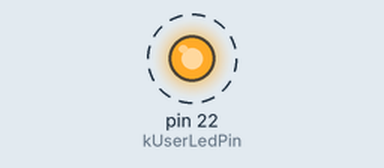
Bench run of a sketch on a simulated Arduino Mega 2560, built with avr-gcc and run on an emulated ATmega2560. Shown: output pins drawn as LEDs (lit = HIGH). Dashed ring = blinking.

Above: at 0.2 s.
Timing chart, 0 to 3.0 s (numbered marks = the images above):
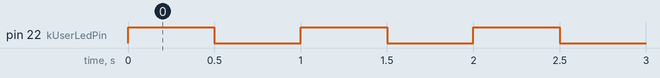

The sketch:

basic_blink.ino
```cpp
// Source: PULSAR RP2350 technical wiki, 1-Blinking-LED.md

static const int kUserLedPin = 22;  // D13/BUILTIN1 in the V1.3 schematic

void setup() {
  pinMode(kUserLedPin, OUTPUT);
}

void loop() {
  digitalWrite(kUserLedPin, HIGH);
  delay(500);
  digitalWrite(kUserLedPin, LOW);
  delay(500);
}
```

Measured:
- by itself, pin 22 (kUserLedPin): alternates HIGH for 0.50 s and LOW for 0.50 s
